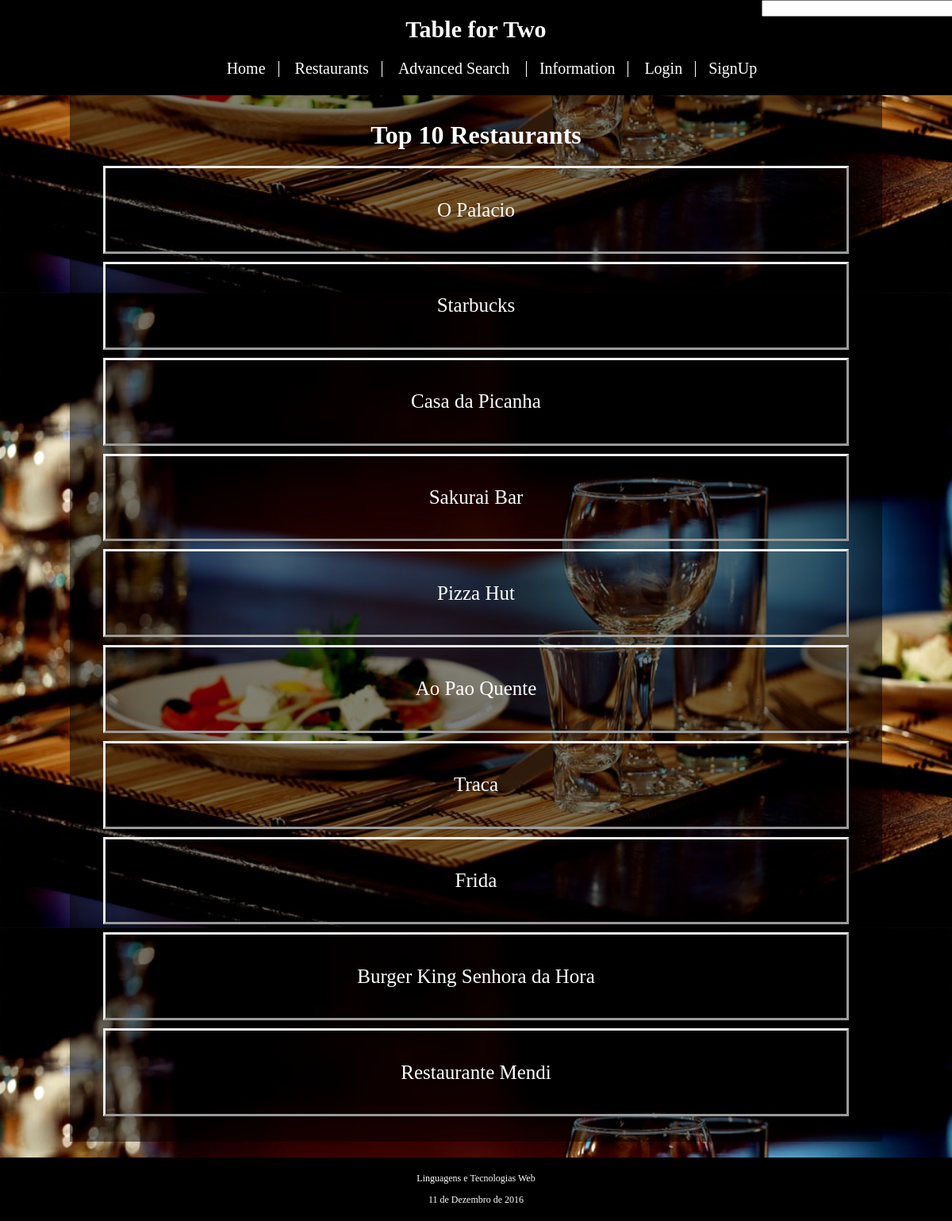
Before: / with the older database file.
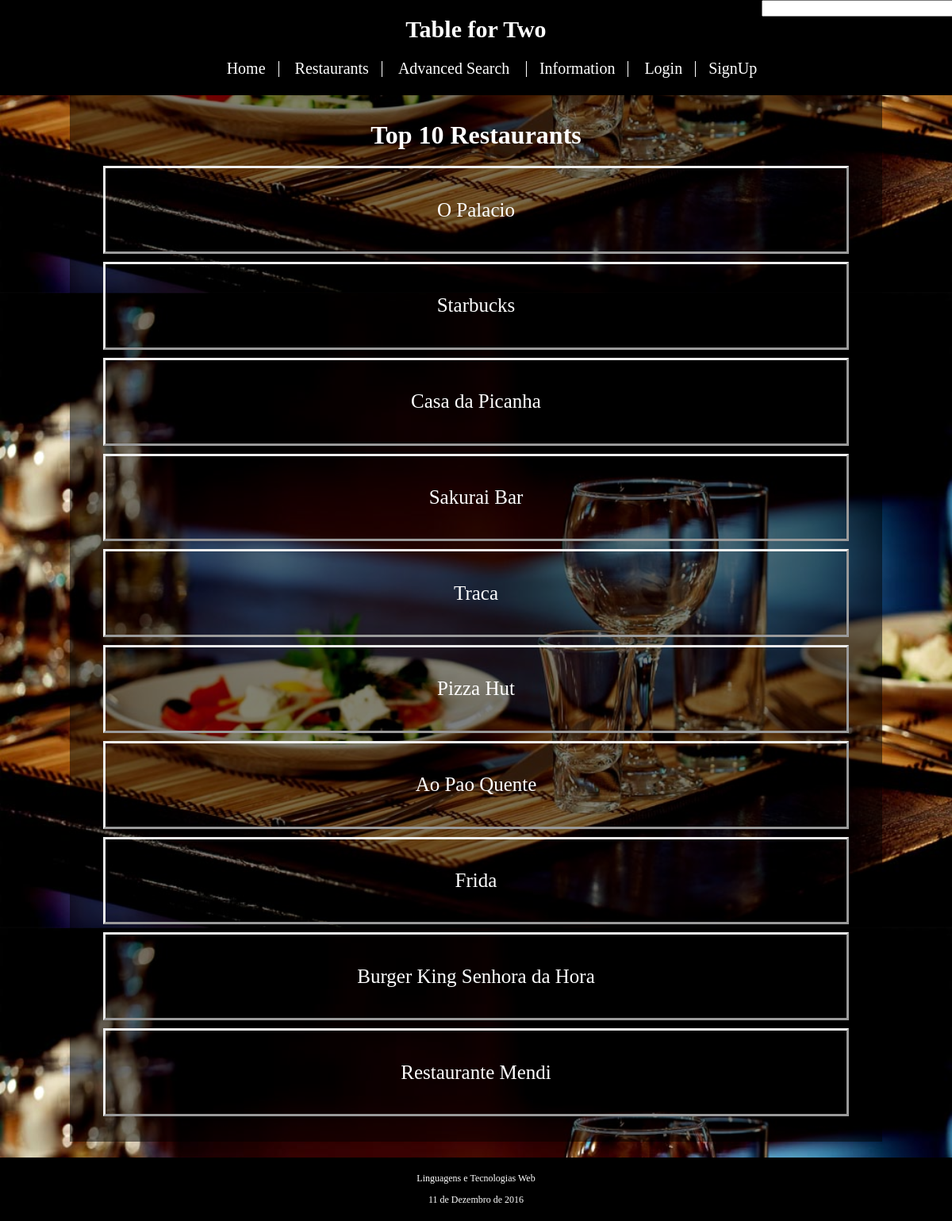
After: the same page with the newer database file.
### tables this page shows
CREATE TABLE Restaurant (
	id_restaurant INTEGER PRIMARY KEY AUTOINCREMENT,
	id_owner INTEGER REFERENCES Account(id_account),
	--id_functionTime INTEGER REFERENCES FunctionTime(id_functionTime),
	name VARCHAR NOT NULL,
	address VARCHAR NOT NULL,
	avg_price INTEGER NOT NULL,
	description VARCHAR,
	stars REAL,
	open_time VARCHAR NOT NULL,
	close_time VARCHAR NOT NULL,
	monday BOOLEAN NOT NULL,
	tuesday BOOLEAN NOT NULL,
	wednesday BOOLEAN NOT NULL,
	thursday BOOLEAN NOT NULL,
	friday BOOLEAN NOT NULL,
	saturday BOOLEAN NOT NULL,
	sunday BOOLEAN NOT NULL
);

### index.php (called while the page is built, shortened)
<?php
  include_once getcwd() . "/database/connection.php";
  include_once getcwd() . "/database/restaurant.php";
  include ('templates/header.php');
  include ('templates/feed_content.php');
  include ('templates/footer.php');
?>

### database/restaurant.php (called while the page is built, shortened)
<?php
	function getTop10Restaurant($db){
		$stmt = $db->prepare('SELECT * FROM Restaurant ORDER BY stars DESC LIMIT 10');
		$stmt->execute();
		$result = $stmt->fetchAll();
		return $result;
	}
 ?>

### templates/feed_content.php (the view)
<div id="content">
	<h1 class="title"> Top 10 Restaurants </h1>
	<div class="display_big_center">
		<?php
			$result = getTop10Restaurant($db);
			foreach( $result as $row) {
				echo '<a class="item" href="restaurant_item.php?id=' . $row['id_restaurant'] . '">' . $row['name']  .  '</a>';
			 }
		?>
	</div>
</div>

Changed rows visible on the page:
changed restaurant "Traca": moves up the list
